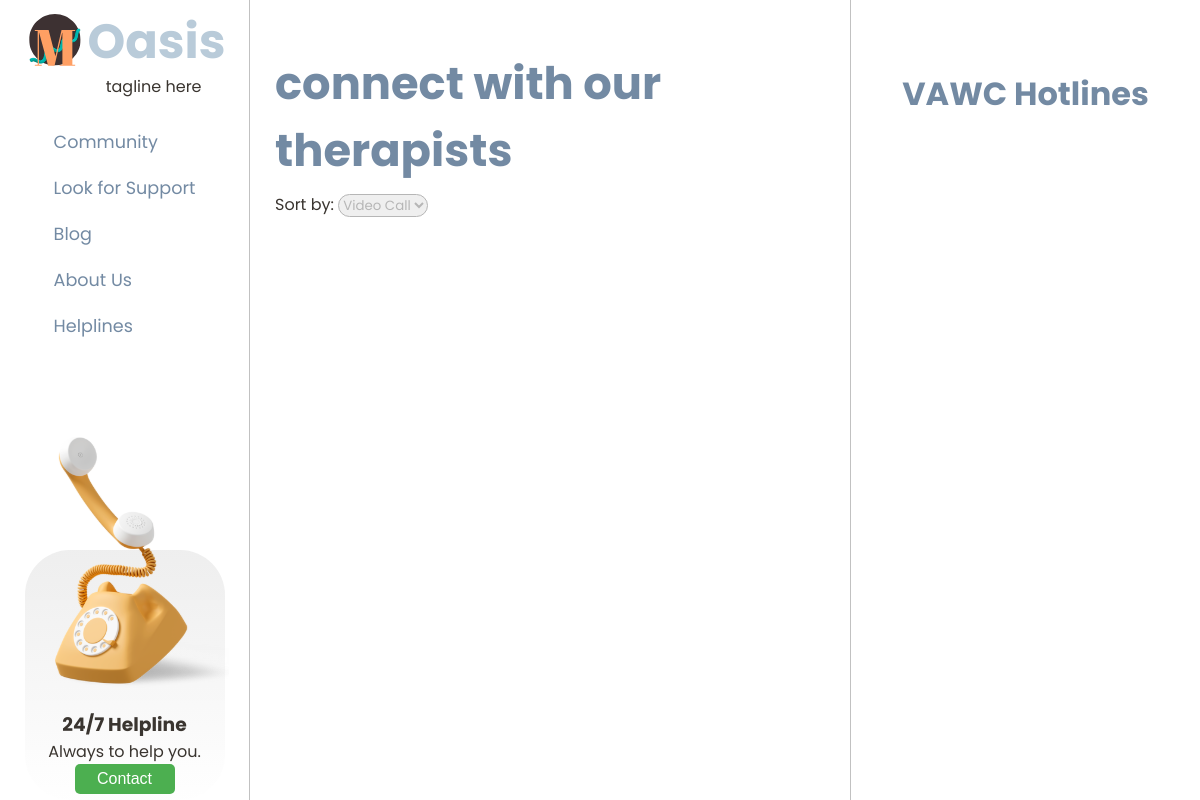
Page /counselling/ (signed in) on the earlier database version.
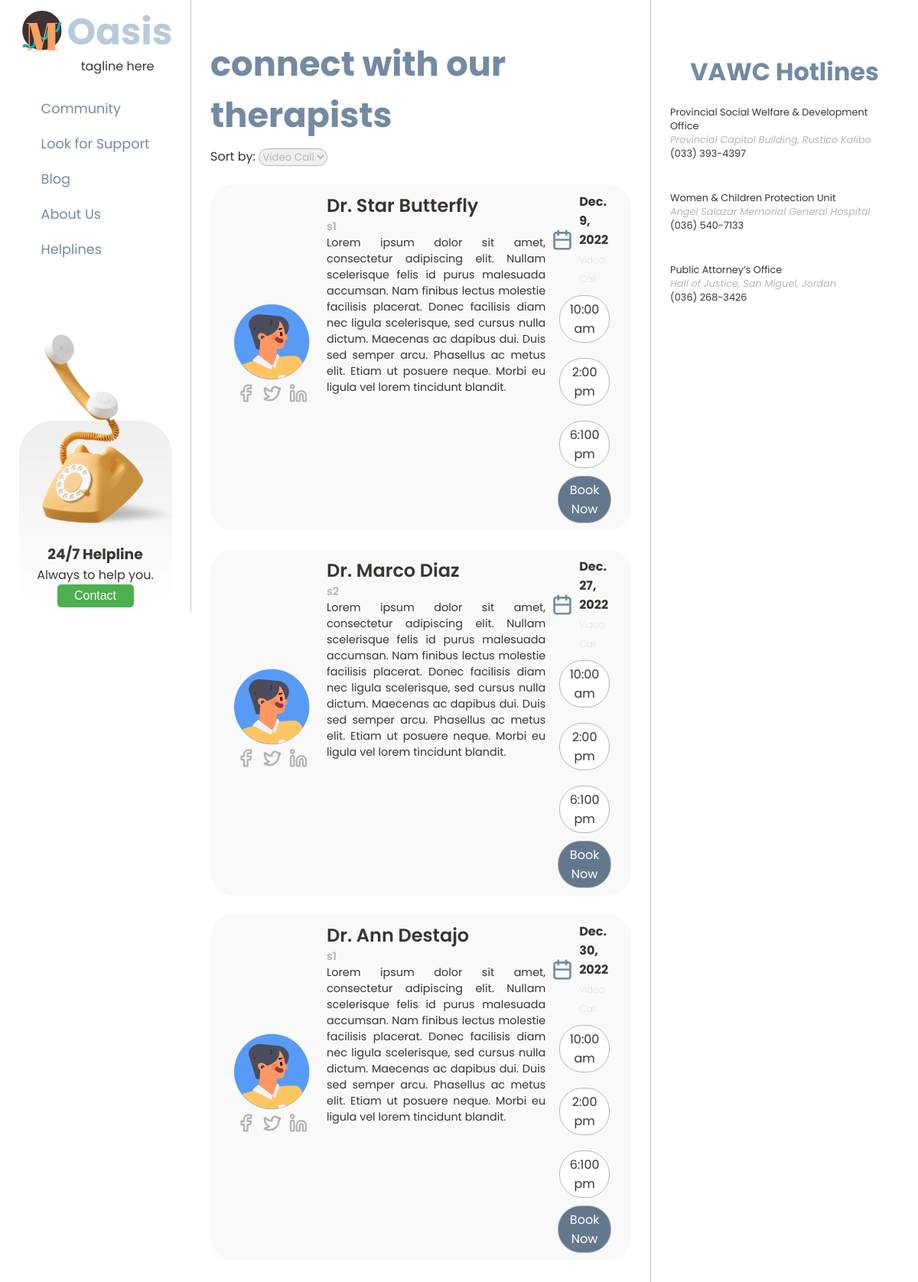
Same page on the later database version.
### forum/models.py (models this page shows)
class Therapist(models.Model):
    specialties = (
        ('Psychotherapy', 'Psychotherapy'),
        ('Economics', 'Economics'),
    )
    area = models.TextField(choices=specialties)
    name = models.CharField(max_length=128)
    email = models.EmailField()
    day_available = models.DateField()
    bio = models.TextField()

class Hotline(models.Model):
    name = models.CharField(max_length=128, blank=False)
    address = models.TextField()
    number = models.CharField(max_length=24)

### forum/views.py (the view)
# urls.py: path('counselling/', counselling_view, name='counselling'),
def counselling_view(request, *args, **kwargs):
    if not request.user.is_authenticated:
        return redirect('landing')
    context = {
        'therapists': Therapist.objects.all(),
        'hotlines': Hotline.objects.all(),
    }
    return render(request, 'counselling.html', context)

### forum/templates/counselling.html (shortened to what this page needs)
{% extends 'base.html' %}
{% load static %}
{% block content %}
    <div class="main">
    <div class="counselling-label">connect with our therapists</div>
        <div class="sorting">
            <label for="sort-type">Sort by:</label>
            <select class = "rounded personal" name="sort-type" id="sort-type">
              <option value="video_call">Video Call</option>
            </select>
        </div>
        <div class="therapist-list">
            {% for person in therapists %}
            <div class="rounded card three-column">
                <div class="therapist-details ">
                    <img alt="sdsds" src="{% static 'images/profile1.svg' %}">
                    <section class="centered">
                    <a href="#linktofb"><img src="{% static 'images/facebook.svg' %}" alt="facebook"></a>
                    <a href="#linktotwt"><img src="{% static 'images/twitter.svg' %}" alt="twitter"></a>
                    <a href="#linktoln"><img src="{% static 'images/linkedin.svg' %}" alt="linkedin"></a>
                    </section>
                </div>
                <div class="therapist-content">
                    <h2>{{  person.name }}</h2>
                    <p id="subtle">{{  person.area }}</p>
                    <p>{{ person.bio }}</p>
                </div>
                <div class="therapist-contact">
                    <div class="date-label">
                        <img alt="calendar icon" src="{% static 'images/calendar.svg' %}">
                        <div id="date-available">
                            <p>{{ person.day_available }}</p>
                            <label>Video Call</label>
                        </div>
                    </div>
                    <div class="centered time-list">
                        <a>10:00 am</a>
                        <a>2:00 pm</a>
                        <a>6:100 pm</a>
                    </div>
                    <a id="book-button" href="booknow">Book Now</a>
                </div>
            </div>
            {%  endfor %}
        </div>
    </div>
    <div class="right">
        <div class="hotline-label centered"> VAWC Hotlines</div>
        <div class="hotline-list">
            {% for hotline in hotlines %}
                <div class="hotline-item">
                    <div class="hotline-name">{{ hotline.name }}</div>
                    <div class="hotline-address">{{ hotline.address }}</div>
                    <div class="hotline-number">{{ hotline.number }}</div>
                </div>
            {% endfor %}
        </div>
    </div>
{%  endblock content %}

### forum/templates/base.html (shortened to what this page needs)
{% load static %}
<!DOCTYPE html>
<html lang="en">
<head>
    <link rel="stylesheet" type='text/css' href="{% static 'css/styles.css' %}">
</head>
<body>
    {% include 'nav.html' %}
    {% block content %}{% endblock content %}
</body>
</html>

### forum/templates/nav.html
{% load static %}
<header>
    <div class="header-scroll-wrapper">
    <div class="title">
        <div>
    <a href="{% url 'home' %}" ><img id="logo" src="{% static 'images/logo.svg' %}" type="image/svg+xml"></a>
            <p>Oasis</p>
        </div>
        <div class="tagline">tagline here</div>
    </div>
    <div class="nav">
        <ul>
            <li><a href="{% url 'home' %}">Community</a></li>
            <li><a href="{%  url 'counselling' %}">Look for Support</a></li>
            <li><a href="{%  url 'blog' %}">Blog</a></li>
            <li><a href="{%  url 'about' %}">About Us</a></li>
            <li><a href="">Helplines</a></li>
        </ul>
    </div>
    <div class="site-helpline">
        <div class="gradient-box">
            <h3>24/7 Helpline</h3>
            <p>Always to help you.</p>
            <button id="contact-button">Contact</button>
        </div>
        <img id="helpline-pic" src="{% static 'images/telephone.svg'  %}" >
    </div>
</div>
</header>

Differences in the rows shown:
added Therapist: name "Dr. Star Butterfly", area "s1", bio "Lorem ipsum dolor sit amet, consectetur adipiscing elit. Nullam scelerisque felis id purus malesuada accumsan. Nam finibus lectus molestie facilisis placerat. Donec facilisis diam nec ligula scelerisque, sed cursus nulla dictum. Maecenas ac dapibus dui. Duis sed semper arcu. Phasellus ac metus elit. Etiam ut posuere neque. Morbi eu ligula vel lorem tincidunt blandit.", day_available "Dec. 9, 2022"
added Therapist: name "Dr. Marco Diaz", area "s2", bio "Lorem ipsum dolor sit amet, consectetur adipiscing elit. Nullam scelerisque felis id purus malesuada accumsan. Nam finibus lectus molestie facilisis placerat. Donec facilisis diam nec ligula scelerisque, sed cursus nulla dictum. Maecenas ac dapibus dui. Duis sed semper arcu. Phasellus ac metus elit. Etiam ut posuere neque. Morbi eu ligula vel lorem tincidunt blandit.", day_available "Dec. 27, 2022"
added Therapist: name "Dr. Ann Destajo", area "s1", bio "Lorem ipsum dolor sit amet, consectetur adipiscing elit. Nullam scelerisque felis id purus malesuada accumsan. Nam finibus lectus molestie facilisis placerat. Donec facilisis diam nec ligula scelerisque, sed cursus nulla dictum. Maecenas ac dapibus dui. Duis sed semper arcu. Phasellus ac metus elit. Etiam ut posuere neque. Morbi eu ligula vel lorem tincidunt blandit.", day_available "Dec. 30, 2022"
added Hotline: name "Provincial Social Welfare & Development Office", address "Provincial Capitol Building, Rustico Kalibo", number "(033) 393-4397"
added Hotline: name "Women & Children Protection Unit", address "Angel Salazar Memorial General Hospital", number "(036) 540-7133"
added Hotline: name "Public Attorney’s Office", address "Hall of Justice, San Miguel, Jordan", number "(036) 268-3426"
